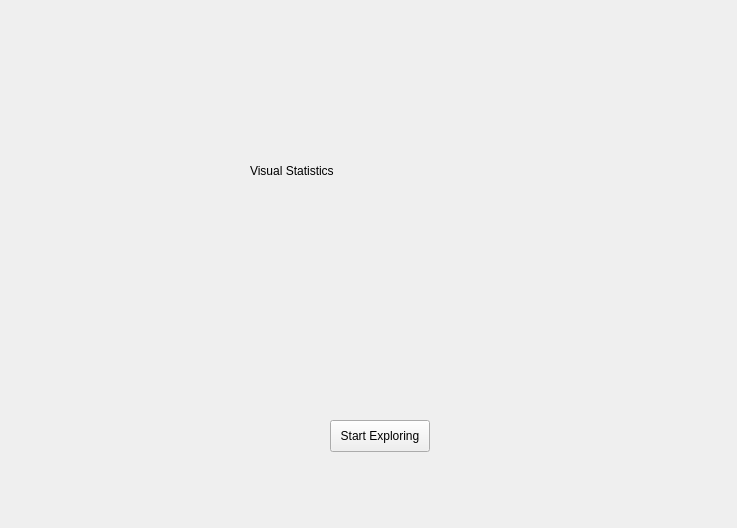
<?xml version="1.0" encoding="UTF-8"?>
<ui version="4.0">
 <class>WelcomePage</class>
 <widget class="QWidget" name="WelcomePage">
  <property name="geometry">
   <rect>
    <x>0</x>
    <y>0</y>
    <width>737</width>
    <height>528</height>
   </rect>
  </property>
  <property name="windowTitle">
   <string>Form</string>
  </property>
  <widget class="QPushButton" name="btnStart">
   <property name="geometry">
    <rect>
     <x>330</x>
     <y>420</y>
     <width>100</width>
     <height>32</height>
    </rect>
   </property>
   <property name="text">
    <string>Start Exploring</string>
   </property>
  </widget>
  <widget class="QLabel" name="projectTitle">
   <property name="geometry">
    <rect>
     <x>250</x>
     <y>80</y>
     <width>231</width>
     <height>181</height>
    </rect>
   </property>
   <property name="text">
    <string>Visual Statistics</string>
   </property>
  </widget>
 </widget>
 <resources/>
 <connections/>
</ui>
